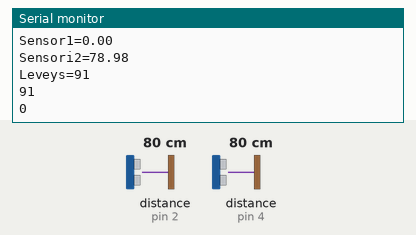
Recording of a sketch running on a simulated Arduino Uno, built with avr-gcc and run on an emulated ATmega328P. Parts: the last lines printed to the serial monitor. Wiring (inferred from the names in the program): ultrasonic range finder: trigger pin 3; echo pin 4. Inputs (shaded band) come from the test bench; at power-on: distance to the obstacle (sensors on pin 4, pin 2) 80 cm. The echo pulse lasts 58.3 µs per cm.

Above: at 1.2 s.
1.3 s: distance to the obstacle (sensor on pin 4) set to 2 cm
2.8 s: distance to the obstacle (sensor on pin 4) set to 168 cm
At 3.6 s:
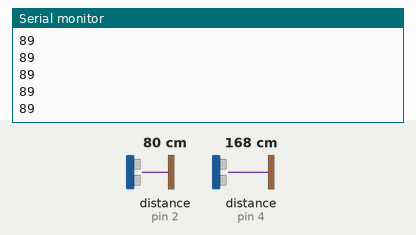
6.9 s: distance to the obstacle (sensor on pin 4) set to 18 cm
At 7.7 s:
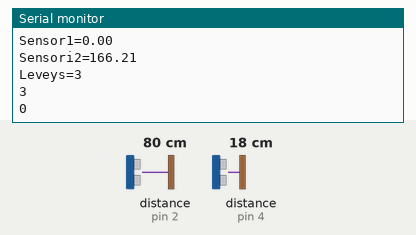
11.0 s: distance to the obstacle (sensor on pin 2) set to 2 cm
At 11.5 s:
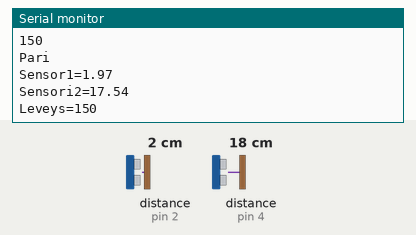
12.5 s: distance to the obstacle (sensor on pin 2) set to 4 cm
At 13.5 s:
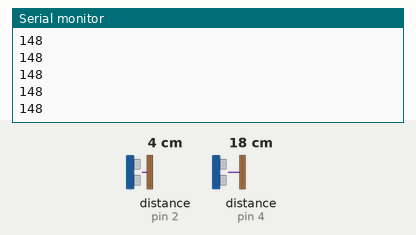
Timing chart, 0 to 15.0 s (numbered marks = the images above; inputs shaded):
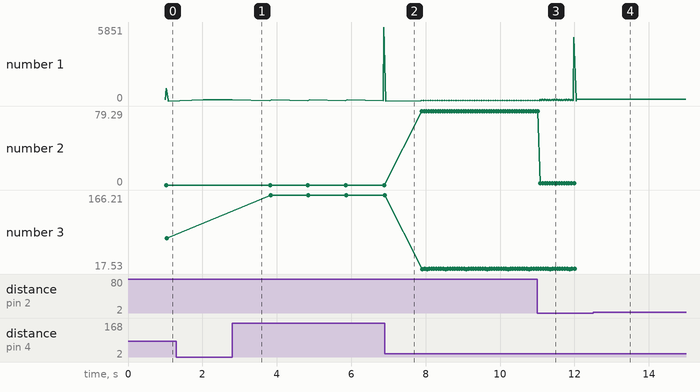

Measured:
- after the input at 11.0 s, the serial monitor: prints a new line after 0.07 s (image 3)
- after the input at 12.5 s, the serial monitor: prints a new line after 0.07 s (image 4)
- plotted number 1: 0 → 89 after the input at 1.3 s, 89 → 5851 after the input at 2.8 s, 3 → 150 after the input at 11.0 s, 150 → 148 after the input at 12.5 s
- plotted number 2: 0 → 79.29 after the input at 6.9 s, 79.29 → 1.97 after the input at 11.0 s
- plotted number 3: 78.98 → 166.21 after the input at 2.8 s, 166.21 → 17.54 after the input at 6.9 s

The sketch:

sensor.ino
```cpp
#include <SoftwareSerial.h>
SoftwareSerial BTSerial(10,11);

const int pwPin = 2;
#define trigPin 3
#define echoPin 4
#define ARR_SIZE 3
float pulse1, sensor1;
float pulse2, sensor2;

int sensoryht,objekt;
int obj1=0;
int vert;
int objekt_sum;

int arr_objekt[ARR_SIZE];

bool vertFlag;

unsigned long timestart=0,timenow, timeLast = millis();

void setup() {
Serial.begin(9600);
pinMode(pwPin, INPUT);
pinMode(trigPin,OUTPUT);
pinMode(echoPin,INPUT);
BTSerial.begin(9600);
}

void read_sensor()
{
//  objekt_sum = 0;
//  if(0 < objekt && objekt < 165)
//  {
//    // Get average:
//    for(int l=0;l < ARR_SIZE;l++)
//    {
//      digitalWrite(trigPin, LOW);
//      delayMicroseconds(2);
//      digitalWrite(trigPin, HIGH);
//      delayMicroseconds(10);
//      digitalWrite(trigPin, LOW);
//      pulse2=pulseIn(echoPin,HIGH);
//      pulse1=pulseIn(pwPin,HIGH);
//      sensor1=pulse1*0.034/2;
//      sensor2=pulse2*0.034/2;
//      sensoryht=sensor1+sensor2;
//      objekt=169-sensoryht;
//      arr_objekt[l] = objekt;
//    }
//
//    for(int i=0;i<ARR_SIZE;i++)
//    {
//      objekt_sum = objekt_sum + arr_objekt[i];
//    }
//
//    objekt = objekt_sum / ARR_SIZE;
//    Serial.println(objekt);
//  }
//  else
//  {
      digitalWrite(trigPin, LOW);
      delayMicroseconds(2);
      digitalWrite(trigPin, HIGH);
      delayMicroseconds(10);
      digitalWrite(trigPin, LOW);
      pulse2=pulseIn(echoPin,HIGH);
      pulse1=pulseIn(pwPin,HIGH);
      sensor1=pulse1*0.034/2;
      sensor2=pulse2*0.034/2;
      sensoryht=sensor1+sensor2;
      objekt=169-sensoryht;
//  }
}

void printall()
{
  Serial.println("\nPari");
 Serial.print("Sensor1=");
 Serial.println(sensor1);
  Serial.print("Sensori2=");
   Serial.println(sensor2);
    Serial.print("Leveys=");
     Serial.println(objekt);
     Serial.println(obj1);
}
void bluetooth()
{
  if((millis() - timeLast) > 500)
  {
    BTSerial.print("[");
    BTSerial.print(objekt,DEC);
    BTSerial.print("]");
    timeLast = millis();
  }
}
void vertailu()
{
  vertFlag = false;
  timenow=millis();
  if (((timenow-timestart)>5000) || (obj1==0) || ((-170 < objekt) && (objekt < -150)))
  {
    //Serial.print(obj1);
    Serial.println("time diff ");
    Serial.print(timenow-timestart);
    timestart=millis();
    obj1=objekt;
    vertFlag = true;
  }
   vert=abs(obj1-objekt);
}


void loop()
{
 read_sensor();
 Serial.println(objekt);

   if(0 < objekt && objekt < 165)
        {
         vertailu();
         if(vert>50)
          {
            printall();
            Serial.println(vert);
            bluetooth();
          }
         else if(vertFlag == true)
         {
            printall();
            Serial.println(vert);
            bluetooth();
         }
        }
  else if(((-170 < objekt) && (objekt < -150)))
    {
      vertailu();
    }
}
```
